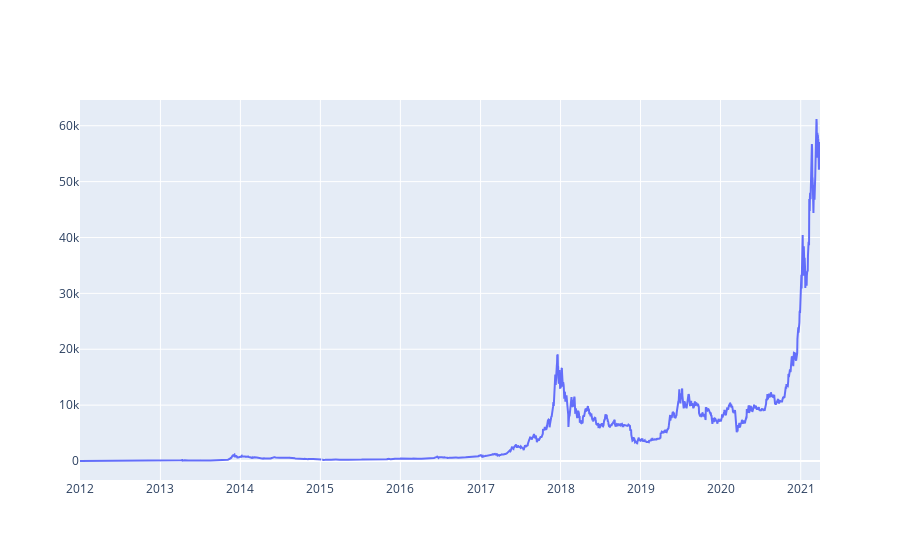

The notebook cell this image was saved under:
### Code cell
fig = go.Figure()
fig.add_trace(go.Scatter(x=bitcoin.index, y=bitcoin['Open'],
                    mode='lines',
                    name='Open'))
fig.show()

### Figure 1 — Plotly figure (JSON) as saved in the notebook; plotly's stock layout.template omitted (floating-point values rounded to 4 significant figures; data arrays with more than 128 entries replaced by an {"elided": "..."} marker saying what was removed)
{"data": [{"mode": "lines", "name": "Open", "type": "scatter", "x": {"elided": "3378 str values"}, "y": {"elided": "3378 float values"}}], "layout": {}}
